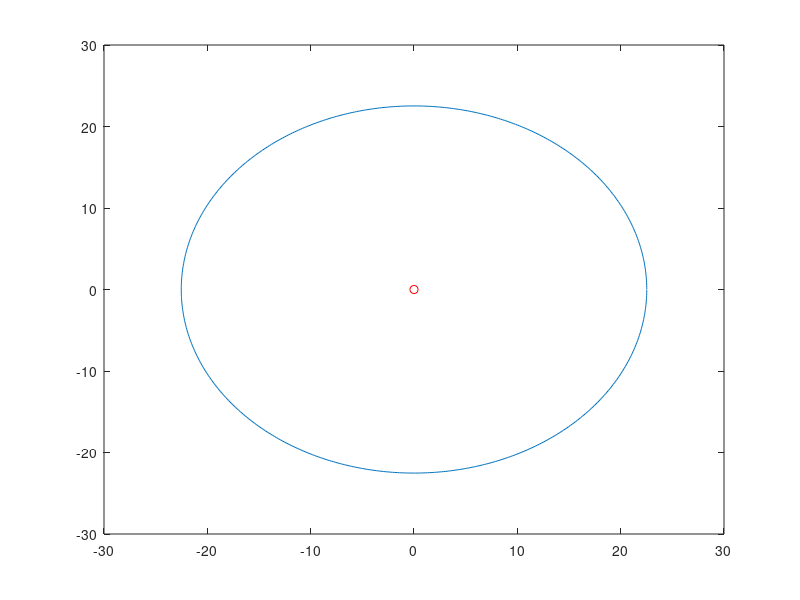
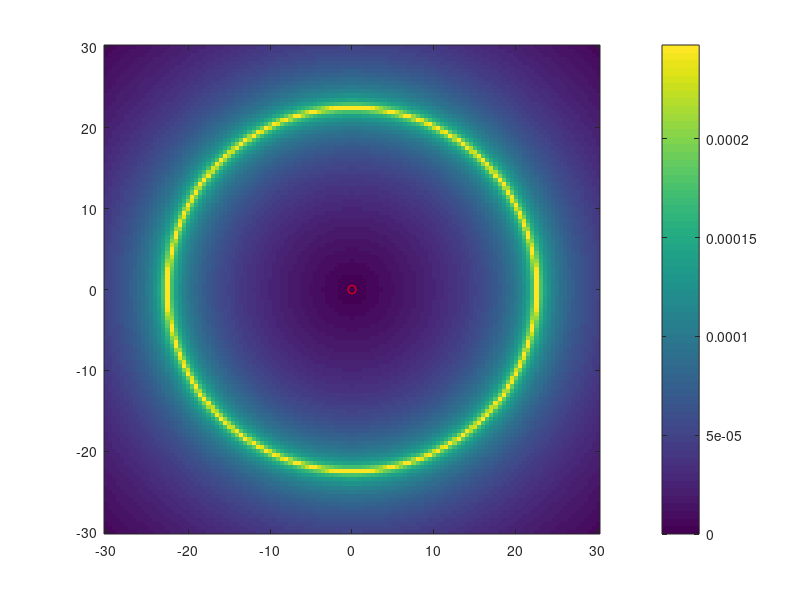

These charts were generated, in order, by the following MATLAB code: (Note: this script raises an error after producing the figures.)
%%%%%%%%%%%%%%%%%%%%%%%%%%%%%%%%%%%%%%%%%%%%%%%%
%% Yi-Chao Chen @ UT Austin
%%
%% - Input:
%%
%%
%% - Output:
%%
%%
%% example:
%%
%%     
%%%%%%%%%%%%%%%%%%%%%%%%%%%%%%%%%%%%%%%%%%%%%%%%

function visualize_combine()
    % addpath('../utils');
    
    %% --------------------
    %% DEBUG
    %% --------------------
    DEBUG0 = 0;
    DEBUG1 = 1;
    DEBUG2 = 1;  %% progress
    DEBUG3 = 1;  %% verbose
    DEBUG4 = 1;  %% results


    %% --------------------
    %% Constant
    %% --------------------
    input_dir  = '';
    fig_dir = './fig/';

    thresh = 0.1;  %% torrlerate error < thresh. i.e. when error < thresh, error = 0


    %% --------------------
    %% Variable
    %% --------------------
    
    fig_idx = 0;

    %% exp
    % filename = '0904.acc';
    % dists = [sqrt(2.8^2+1^2), 1, sqrt(3.1^2+1^2), sqrt(3.1^2+2^2), 2, sqrt(2.8^2+2^2), sqrt(2.8^2+1^2)] * 1.02;
    % displacements = [5, 6, 5, 5, 5, 6] * 0.7;
    % directions = [0.7739, -0.6298, 0.0662; 0.7701, -0.6304, 0.0974; 0.6124, 0.7828, 0.1103; -0.7809, 0.6166, -0.0995; -0.7889, 0.6060, -0.1022; -0.5324, -0.8447, -0.0544];

    %% 1023.exp8
    % filename = '1023.exp8';
    % dists = sqrt(sum(([0,0; 10,0; 20,0; 20,10; 20,20; 10,20; 0,20; 0,10; 0,0] - repmat([10,10],9,1)).^2,2)) .* (rand(9,1)/10+1);
    % displacements = ones(1,8)*13 * 0.7; 
    % displacements([2,5]) = 12; displacements([3]) = 13.2;
    % directions = [1.00,0.00;1.00,-0.01;0.08,-1.00;0.09,-1.00;-1.00,-0.09;-1.00,-0.09;-0.15,0.99;-0.16,0.99];
    %% 1023.exp9
    % filename = '1023.exp9';
    % dists = sqrt(sum(([0,0; 10,0; 20,0; 30,0; 30,10; 30,20; 20,20; 10,20; 0,20; 0,10; 0,0] - repmat([10,10],11,1)).^2,2)) .* (rand(11,1)/1+1);
    % displacements = ones(1,10)*13 * 0.7; 
    % displacements([2,5]) = 12; displacements([3]) = 13.2;
    % directions = [1.00,0.00;1.00,-0.05;1.00,-0.07;-0.10,-0.99;-0.19,-0.98;-0.90,-0.44;-0.87,-0.49;-0.86,-0.50;0.55,0.83;0.59,0.81;];
    filename = '1023.exp9';
    dists = sqrt(sum(([0,0; 10,0; 20,0; 30,0; 30,10; 30,20; 20,20; 10,20; 0,20; 0,10; 0,0] - repmat([10,10],11,1)).^2,2)) .* (rand(11,1)/0.8+1);
    displacements = ones(1,10)*13 * 0.7; 
    displacements([2,5]) = 12 * 0.7; displacements([3]) = 13.2 * 0.7;
    directions = [1.00,0.00;1.00,-0.05;1.00,-0.07;-0.10,-0.99;-0,-0.98;-0.90,-0;-0.87,-0;-0.86,-0.10;0,0.93;0.1,0.91;];



    loc{1} = [0,0];

    % gran = 0.01;
    gran = 0.5;
    
    
    %% --------------------
    %% Check input
    %% --------------------
    % if nargin < 1, arg = 1; end


    %% --------------------
    %% Main starts
    %% --------------------
    fh = figure(1); clf;
    
    for si = 1:length(dists)
        if si > 1
            % loc{si} = loc{si-1} + displacements(si-1) * [sin(directions(si-1)), cos(directions(si-1))];
            loc{si} = loc{si-1} + displacements(si-1)*directions(si-1,1:2);
        end

        fh = figure(1)
        plot(loc{si}(1), loc{si}(2), 'ro'); 
        hold on;
        ang=0:0.01:2*pi; 
        xp=dists(si)*cos(ang);
        yp=dists(si)*sin(ang);
        plot(loc{si}(1)+xp,loc{si}(2)+yp);
        if si > 1, arrow(loc{si-1}, loc{si}); end
        % print(fh, '-dpsc', [fig_dir filename '.' num2str(si) '.line.eps']);
        print(fh, '-dpng', [fig_dir filename '.' num2str(si) '.line.png']);
        

        %% recalculate probability
        xlim = get(gca,'xlim');
        ylim = get(gca,'ylim');

        xrange = xlim
        yrange = ylim
        prob_map_x = [xrange(1):gran:xrange(2)];
        prob_map_y = [yrange(1):gran:yrange(2)];
        prob_map = zeros(length(prob_map_y), length(prob_map_x));
        % return;

        fh = figure(2); clf;
        for sj = 1:si
            distx = (prob_map_x - loc{sj}(1));
            disty = (prob_map_y - loc{sj}(2))';
            distxy = sqrt(repmat(distx .^ 2, length(disty), 1) + repmat(disty .^ 2, 1, length(distx)));
            dist_dif = abs(distxy - dists(sj));
            idx = find(dist_dif < thresh);
            dist_dif(idx) = thresh;
            prob_map = prob_map - log(dist_dif);

            norm_prob_map = prob_map - min(min(prob_map));
            norm_prob_map = norm_prob_map / sum(sum(norm_prob_map));
            x = repmat(prob_map_x, length(prob_map_y), 1);
            y = repmat(prob_map_y', 1, length(prob_map_x));
            est_loc{sj}(1) = sum(sum(norm_prob_map .* x));
            est_loc{sj}(2) = sum(sum(norm_prob_map .* y));
            % est_loc{sj}
        end

        imagesc(prob_map_x, prob_map_y, norm_prob_map); % frequency-time Plot of the signal
        colorbar;
        set(gca,'YDir','normal');
        hold on;

        for sj = 1:si
            plot(loc{sj}(1), loc{sj}(2), 'ro'); 
            hold on;
            if sj > 1, arrow(loc{sj-1}, loc{sj}); end
        end
        % print(fh, '-dpsc', [fig_dir filename '.' num2str(si) '.map.eps']);
        print(fh, '-dpng', [fig_dir filename '.' num2str(si) '.map.png']);

        % waitforbuttonpress
    end
    
    fig_idx = 2;
end